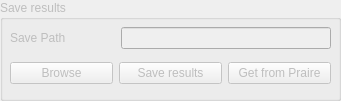
     <widget class="QGroupBox" name="groupBox">
      <property name="enabled">
       <bool>false</bool>
      </property>
      <property name="geometry">
       <rect>
        <x>1010</x>
        <y>550</y>
        <width>341</width>
        <height>101</height>
       </rect>
      </property>
      <property name="title">
       <string>Save results</string>
      </property>
      <widget class="QWidget" name="gridLayoutWidget_7">
       <property name="geometry">
        <rect>
         <x>10</x>
         <y>20</y>
         <width>321</width>
         <height>71</height>
        </rect>
       </property>
       <layout class="QGridLayout" name="gridLayout_12">
        <item row="0" column="0">
         <layout class="QGridLayout" name="gridLayout_13">
          <item row="0" column="0">
           <widget class="QLabel" name="label_25">
            <property name="text">
             <string>Save Path</string>
            </property>
           </widget>
          </item>
          <item row="0" column="1" colspan="2">
           <widget class="QLineEdit" name="saveResultPath_lineEdit">
            <property name="text">
             <string/>
            </property>
           </widget>
          </item>
         </layout>
        </item>
        <item row="1" column="0">
         <layout class="QHBoxLayout" name="horizontalLayout_5">
          <item>
           <widget class="QPushButton" name="browseResultPath_pushButton">
            <property name="text">
             <string>Browse</string>
            </property>
           </widget>
          </item>
          <item>
           <widget class="QPushButton" name="saveResult_pushButton">
            <property name="text">
             <string>Save results</string>
            </property>
           </widget>
          </item>
          <item>
           <widget class="QPushButton" name="getPathFromPV_pushButton">
            <property name="text">
             <string>Get from Praire</string>
            </property>
           </widget>
          </item>
         </layout>
        </item>
       </layout>
      </widget>
     </widget>
